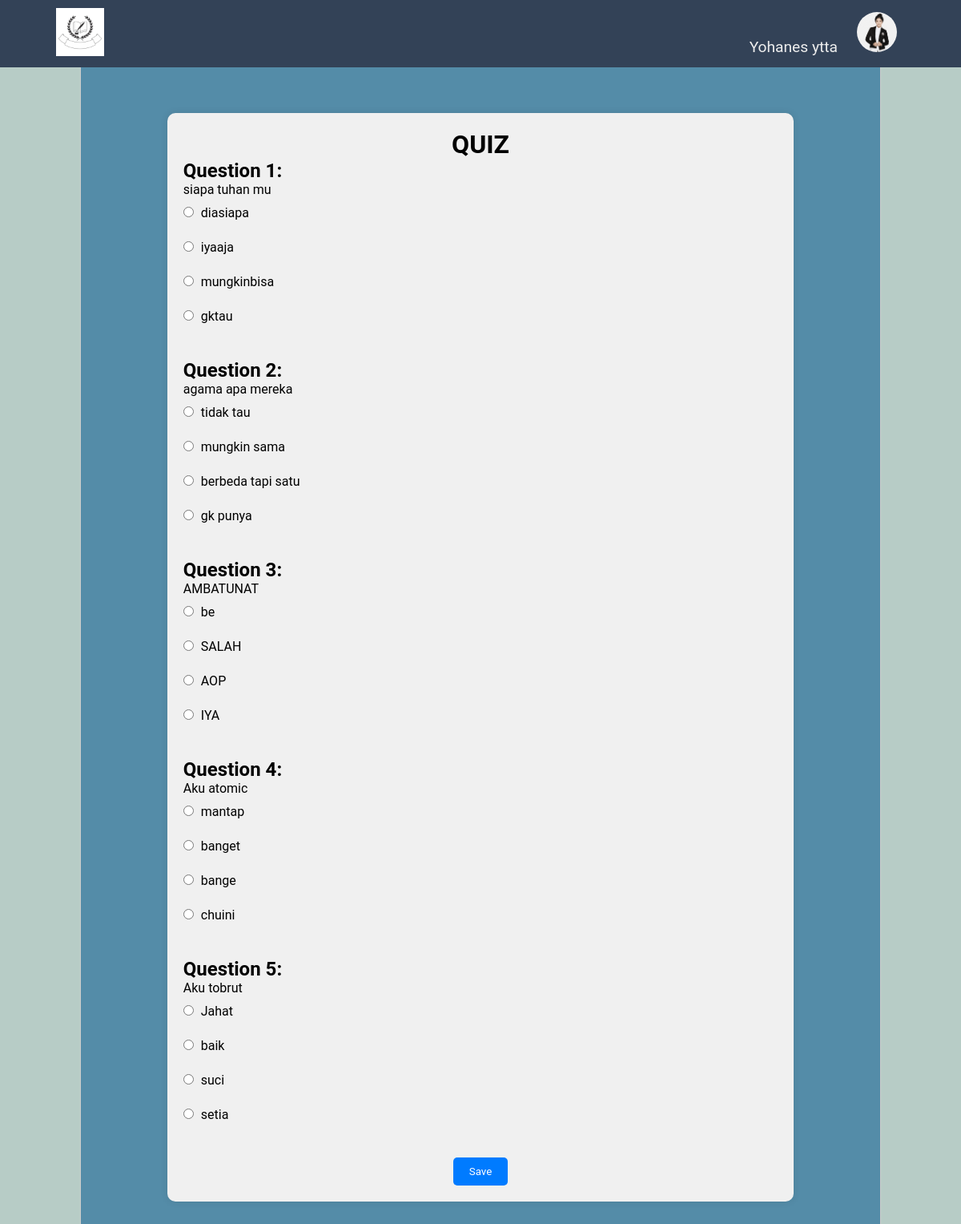
The app's page /studentpage/quiz_process.php?id=1 (signed in) with its own data.
### tables this page shows
CREATE TABLE `quiz` (
  `id_course` int(11) NOT NULL,
  `no` int(11) NOT NULL,
  `id_chapter` int(11) NOT NULL,
  `quiz_question` varchar(255) NOT NULL,
  `ans_a` varchar(255) NOT NULL,
  `ans_b` varchar(255) NOT NULL,
  `ans_c` varchar(255) NOT NULL,
  `ans_d` varchar(255) NOT NULL,
  `correct_ans` varchar(255) NOT NULL
);

### studentpage/quiz_process.php (the view, shortened to what this page needs)
<?php
require_once '../misc/studentcomp.php';
?>
<!DOCTYPE html>
<html lang="en">
<head>
    <link rel="stylesheet" href="../css/quiz_new.css">
</head>
<body>
    <div class="center-box">
        <div class="quiz-container">
            <h1>QUIZ</h1>
            <?php
            $id = $_GET['id'];
            $quiz_query = "SELECT * FROM quiz WHERE id_course = '$id'";
            $quiz_result = mysqli_query($con, $quiz_query);
            if (mysqli_num_rows($quiz_result) > 0) {
                $question_num = 1;
                echo '<form action="' . htmlspecialchars($_SERVER['PHP_SELF']) . '" method="POST">';
                while ($quiz_data = mysqli_fetch_assoc($quiz_result)) {
                    echo '<div class="question-container">';
                    echo '<h2>Question ' . $question_num . ':</h2>';
                    echo '<div class="question">';
                    echo '<p>' . $quiz_data['quiz_question'] . '</p>';
                    echo '</div>';
                    echo '<div class="options">';
                    $options = ['a', 'b', 'c', 'd'];
                    foreach ($options as $option) {
                        echo '<label><input type="radio" name="answer_' . $question_num . '" value="' . $quiz_data['ans_' . $option] . '" required> ' . $quiz_data['ans_' . $option] . '</label><br>';
                    }
                    echo '</div>';
                    echo '</div>';
                    $question_num++;
                }
                echo '<button type="submit" name="submit" class="done-button"> Save </button>';
                echo '</form>';
            } else {
                echo '<p>No quiz questions found.</p>';
            }
            ?>
        </div>
    </div>
</body>
</html>

### css/student_MainPageNew.css (style rules this page uses)
* { margin: 0; padding: 0; box-sizing: border-box; font-family: 'Roboto', sans-serif; }
.center-box { width: 1000px; margin: 0 auto; margin-top: 20px; background-color: #548CA8;; padding: 10px; box-sizing: border-box; border: 1px solid #ccc; margin-top: 110px; border-radius: 10px; -webkit-border-radius: 10px; -moz-border-radius: 10px; -ms-border-radius: 10px; -o-border-radius: 10px; margin-bottom: 30px; }

### css/quiz_new.css (style rules this page uses)
* { font-family: 'Roboto', sans-serif; }
html { background-color: #b7ccc6; }
h1 { text-align: center; }
.center-box { display: flex; justify-content: center; align-items: center; min-height: 90vh; margin-top: 10px; margin-bottom: 50px; }
.quiz-container { width: 80%; background-color: #f0f0f0; padding: 20px; border-radius: 10px; box-shadow: 0 0 10px rgba(0, 0, 0, 0.1); margin-top: 120px; margin-bottom: 30px; }
.question-container { margin-bottom: 20px; }
.question { margin-bottom: 10px; }
.options label { display: block; margin-bottom: 5px; }
.options input[type="radio"] { margin-right: 5px; }
.done-button { display: block; margin: 0 auto; padding: 10px 20px; background-color: #007bff; color: #fff; border: none; border-radius: 5px; cursor: pointer; }

### records on screen
quiz: quiz_question "siapa tuhan mu", ans_a "diasiapa", ans_b "iyaaja", ans_c "mungkinbisa", ans_d "gktau"
quiz: quiz_question "agama apa mereka", ans_a "tidak tau", ans_b "mungkin sama", ans_c "berbeda tapi satu", ans_d "gk punya"
quiz: quiz_question "AMBATUNAT", ans_a "be", ans_b "SALAH", ans_c "AOP", ans_d "IYA"
quiz: quiz_question "Aku atomic", ans_a "mantap", ans_b "banget", ans_c "bange", ans_d "chuini"
quiz: quiz_question "Aku tobrut", ans_a "Jahat", ans_b "baik", ans_c "suci", ans_d "setia"

### other values on screen
$_SESSION['student'] "Yohanes ytta"
